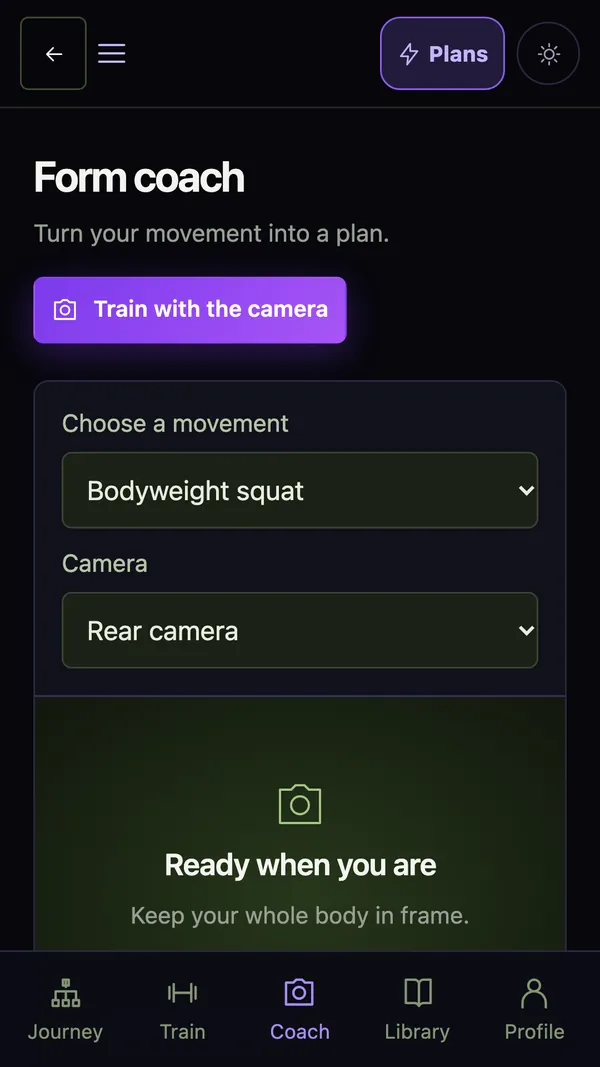
#> input picture assets/img/app-en-coach.webp, 600 x 1067 px, given in place of athlete.png, which was not available
$ python images.py ../assets/img
#> lines starting #> are read from the running program, lines starting #| are printed output that depends on the picture
"""One-off image preparation (needs Pillow): python3 scripts/images.py ../KALIST
Photo, app screenshots and icons, resized and encoded as WebP/PNG into assets/img/."""
import sys
from pathlib import Path
from PIL import Image

root = Path(__file__).resolve().parents[1]
app = Path(sys.argv[1] if len(sys.argv) > 1 else root / '../KALIST').resolve()
out = root / 'assets/img'
out.mkdir(parents=True, exist_ok=True)

hero = Image.open(app / 'dist/assets/athlete.png').convert('RGB')
#> hero is the input picture: PIL image 600x1067 RGB; mean R, G, B 26.7, 27.2, 32
for width in (1600, 960):
    h = round(hero.height * width / hero.width)
    hero.resize((width, h), Image.LANCZOS).save(out / f'hero-{width}.webp', quality=78, method=6)
#> this loop made 2 passes
#> pass 1, `hero.resize((width, h), Image.LANCZOS).save(out / f'hero-{width}.webp'..`:
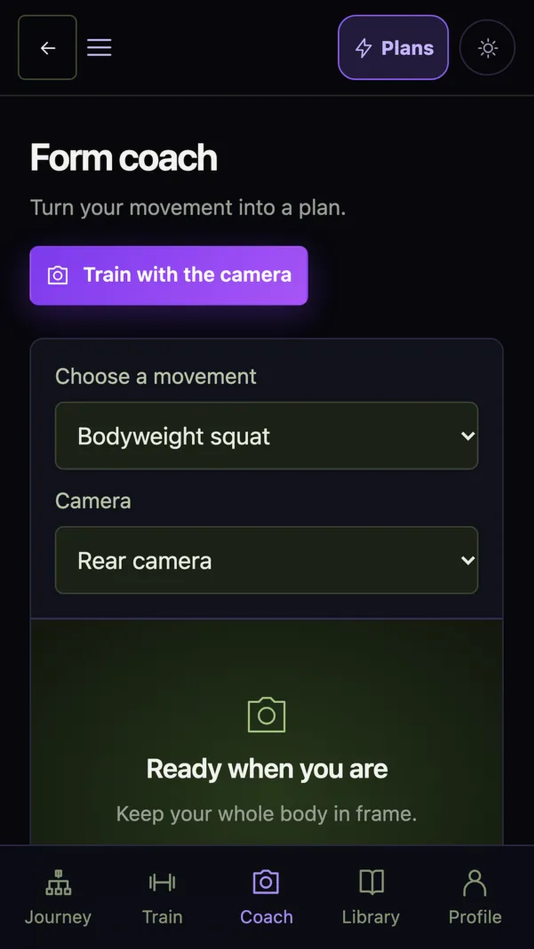
#> saved as hero-1600.webp: PIL image 1600x2845 RGB (shown at 1/3 size); mean R, G, B 26.7, 27.2, 32
#> pass 2, `hero.resize((width, h), Image.LANCZOS).save(out / f'hero-{width}.webp'..`:
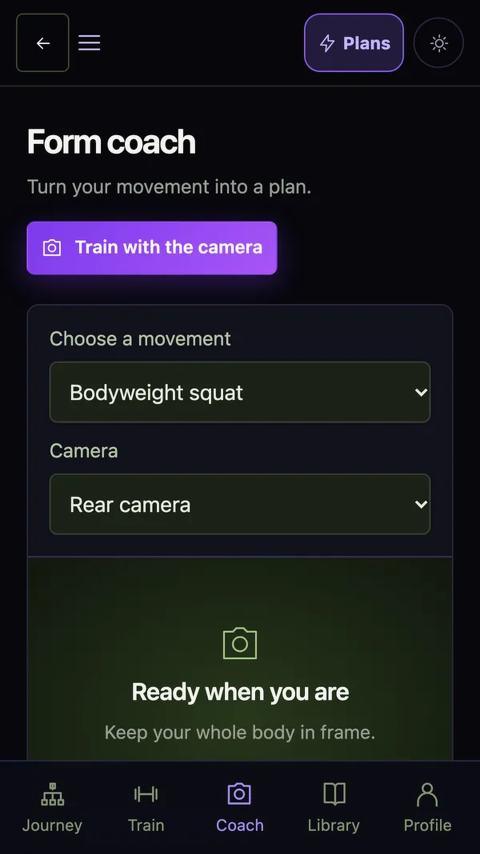
#> saved as hero-960.webp: PIL image 960x1707 RGB (shown at 1/2 size); mean R, G, B 26.7, 27.2, 32

shots = {'parcours': '01-parcours', 'mouvement': '03-mouvement', 'programme': '05-programme', 'progression': '06-progression', 'coach': '08-coach'}
for lang in ('fr', 'en'):
    for name, file in shots.items():
        im = Image.open(app / f'store/screenshots/google-play-phone/{lang}/{file}.png').convert('RGB')
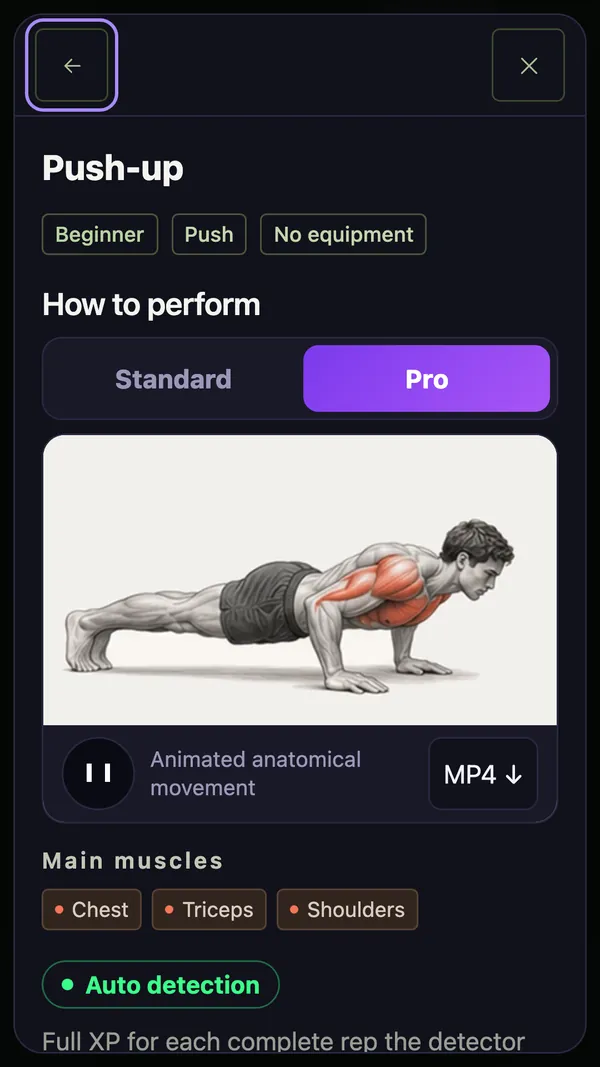
#> input picture assets/img/app-en-mouvement.webp, 600 x 1067 px, given in place of 01-parcours.png, which was not available
#> im is the input picture: PIL image 600x1067 RGB; mean R, G, B 72.9, 71.1, 79.9
#> (the run stopped early here; a loop or call above may not have finished)
